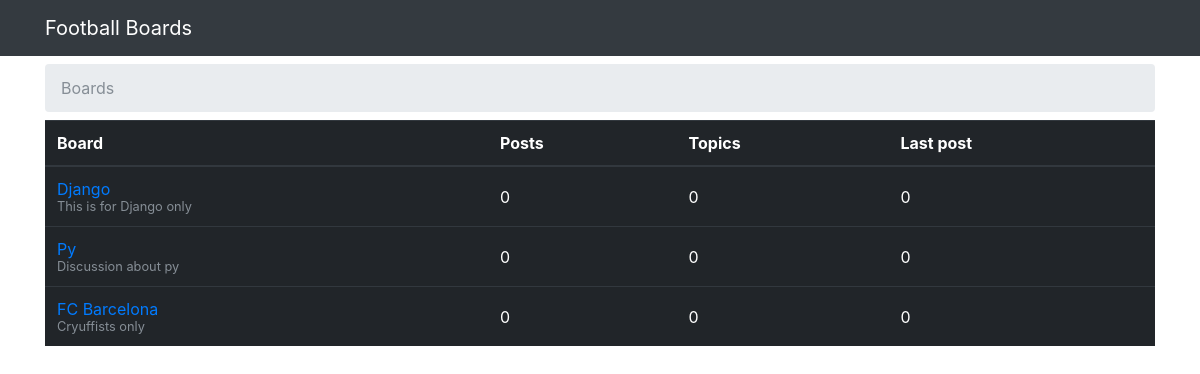
The page / on the database its author committed.
### boards/models.py (models this page shows, shortened)
class Board(models.Model):
    name = models.CharField(max_length=30, unique=True)
    description = models.CharField(max_length=100)

### boards/views.py (the view)
# urls.py: 2. Add a URL to urlpatterns:  path('', views.home, name='home')
def home(request):
    boards = Board.objects.all()
    return render(request, 'home.html', {'boards': boards})

### templates/home.html
	{% extends 'base.html' %}
{% block breadcrumb %}
  <li class="breadcrumb-item active">Boards</li>
{% endblock %}
{% block content %}
	<table class="table table-dark">
		<thead class = "thead-inverse">
			<tr>
				<th>Board</th>
				<th>Posts</th>
				<th>Topics</th>
				<th>Last post</th>
			</tr>
			</thead>
			<tbody>
				{% for board in boards %}
				<tr>
					<td>
						<a href="{% url 'board_topics' board.pk %}">{{ board.name }}<br>
						<small class="text-muted d-block">{{ board.description }}</small>
					</td>
					 <td class="align-middle">0</td>
              <td class="align-middle">0</td>
				 <td class="align-middle">0</td>
				</tr>
				{%endfor%}
			</tbody>
	</table>
{% endblock %}

### rows shown on the page
Board: name "Django", description "This is for Django only"
Board: name "Py", description "Discussion about py"
Board: name "FC Barcelona", description "Cryuffists only"
